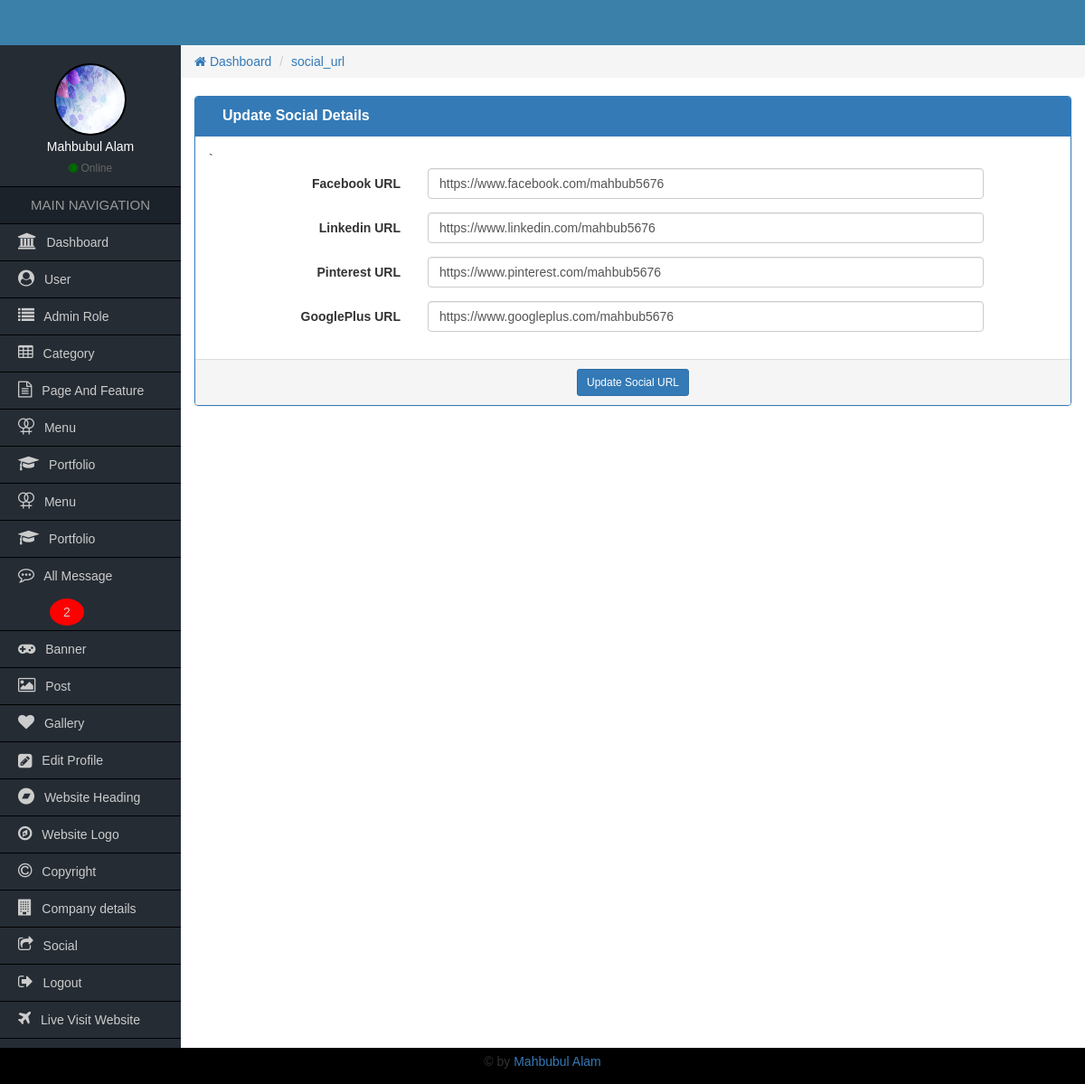
/Admin/social_url.php (signed in), run on an earlier commit of the app's database.
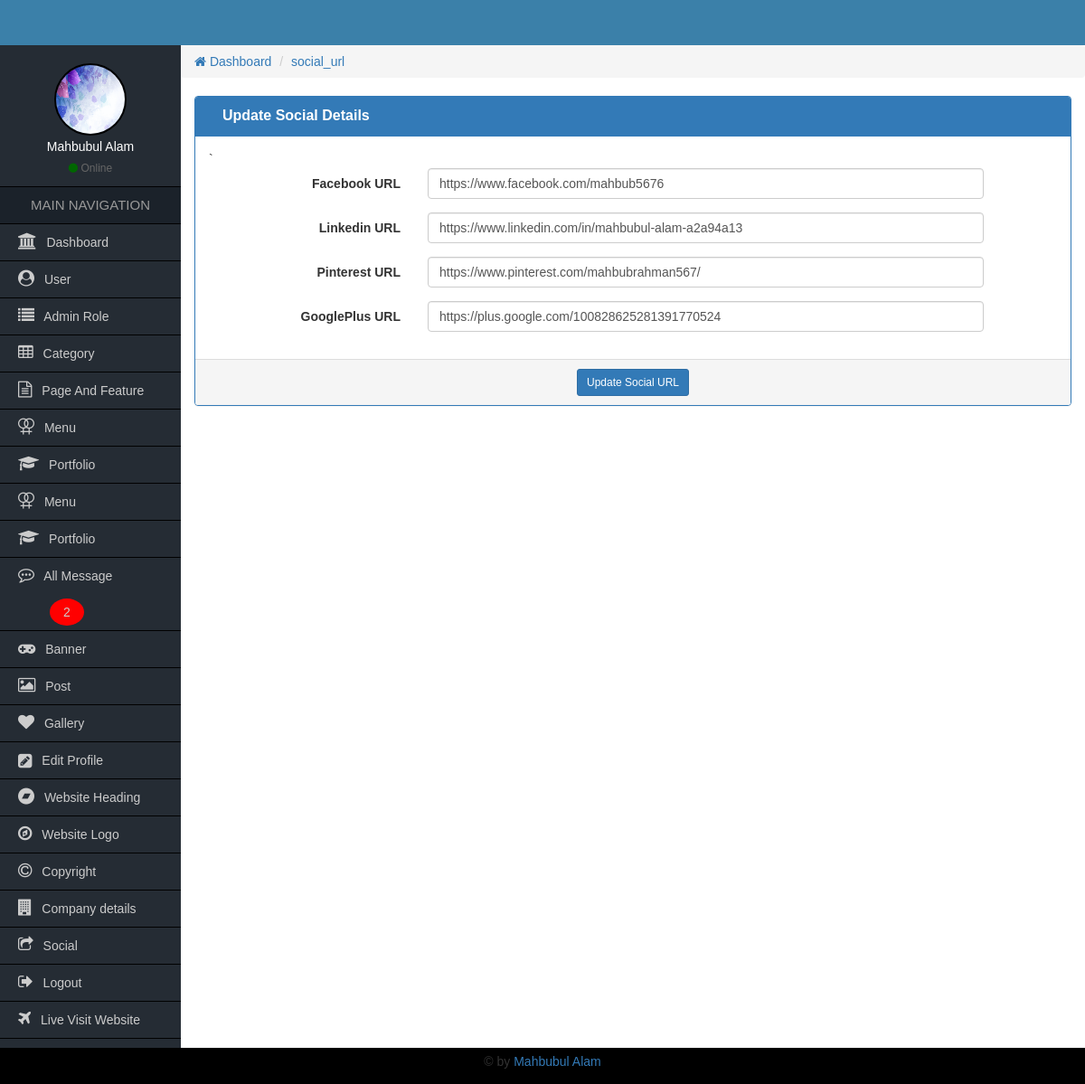
And on a later commit of the database.
### tables this page shows
CREATE TABLE `tbl_description` (
  `value` varchar(20) NOT NULL,
  `website_heading` varchar(100) NOT NULL,
  `companyName` varchar(40) NOT NULL,
  `companyAddress` varchar(70) NOT NULL,
  `companyPhone` varchar(35) NOT NULL,
  `companyEmail` varchar(35) NOT NULL,
  `copyright` varchar(30) NOT NULL,
  `facebookUrl` varchar(50) NOT NULL,
  `twitterUrl` varchar(50) NOT NULL,
  `linkedinUrl` varchar(50) NOT NULL,
  `pinterestUrl` varchar(50) NOT NULL,
  `googleplusUrl` varchar(50) NOT NULL,
  `websiteLogo` varchar(100) NOT NULL,
  `companyOwner` varchar(50) NOT NULL
);

### Admin/functions/function.php (called while the page is built, shortened)
<?php
    function getHeader(){
        require_once "inc/header.php";
    }
    function getSidebar(){
            require_once "inc/sidebar.php";
        }
    function getBread(){
            require_once "inc/bread.php";
        }
    function getFooter(){
            require_once "inc/footer.php";
        }
    function getCurrentPage() {
    $link = explode('/', $_SERVER['PHP_SELF']);
    $page = $link[count($link) - 1];
    $page = explode('.',$page);
    $page = $page[0];
    return $page;
}
?>

### Admin/social_url.php (the view, shortened to what this page needs)
<?php
require_once "functions/function.php";
?>
<?php
getHeader();
getSidebar();
getBread();
?>
<div class="col-md-12">
    <form class="form-horizontal" action="" method="post">
        <div class="panel panel-primary">
            <div class="panel-heading">
                <div class="col-md-9 heading_title">
                    Update Social Details
                </div>
                <div class="col-md-3 text-right">
                </div>
                <div class="clearfix"></div>
            </div>
            <div class="panel-body">
                <?php
                $query = "SELECT * FROM tbl_description WHERE value='social_url'";
                $socialResult = mysqli_query($con,$query);
                if($socialResult){
                $result = mysqli_fetch_array($socialResult);
                ?>`
                <div class="form-group">
                    <label for="" class="col-sm-3 control-label">Facebook URL</label>
                    <div class="col-sm-8">
                        <input type="text" name="facebookUrl" class="form-control" value="<?=$result['facebookUrl'];?>">
                    </div>
                </div>
                <div class="form-group">
                    <label for="" class="col-sm-3 control-label">Linkedin URL</label>
                    <div class="col-sm-8">
                        <input type="text" name="linkedinUrl" class="form-control" value="<?=$result['linkedinUrl'];?>">
                    </div>
                </div>
                <div class="form-group">
                    <label for="" class="col-sm-3 control-label">Pinterest URL</label>
                    <div class="col-sm-8">
                        <input type="text" name="pinterestUrl" class="form-control" value="<?=$result['pinterestUrl'];?>">
                    </div>
                </div>
                <div class="form-group">
                    <label for="" class="col-sm-3 control-label">GooglePlus URL</label>
                    <div class="col-sm-8">
                        <input type="text" name="googleplusUrl" class="form-control" value="<?=$result['googleplusUrl'];?>">
                    </div>
                </div>
            </div>
            <div class="panel-footer text-center">
                <button class="btn btn-sm btn-primary">Update Social URL</button>
            </div>
            <?php } ?>
        </div>
    </form>
</div>
<?php
getFooter();
?>

### Admin/inc/header.php (shortened to what this page needs)
<!DOCTYPE html>
<html lang="en">
  <head>
    <link type="text/css" rel="stylesheet" href="css/font-awesome.min.css"/>
    <link type="text/css" href="css/bootstrap.min.css" rel="stylesheet">
    <link type="text/css" rel="stylesheet" href="css/style.css"/>
  </head>
  <body>
  	<div class="container-fluid header_full">
    	<div class="container header">
        </div>
    </div>
    <div class="container-fluid content_full">
        <div class="row">

### Admin/inc/sidebar.php
<div class="col-md-2 sidebar pd0">
            	<div class="side_user">
                   <?php
                      $userId = $_SESSION['userId'];
                      $query = "SELECT * FROM tbl_admin_user WHERE userId='$userId'";
                      global $con;
                      $result = mysqli_query($con,$query);
                      $resultAdmin = mysqli_fetch_array($result);
                      if($resultAdmin['userImage'] != NULL){
                    ?>
                	<img class="img-responsive" src="uploads/<?=$resultAdmin['userImage'];?>"/>
                   <?php }else{ ?>
                	<img class="img-responsive" src="images/avatar.png"/>
                   <?php } ?>
                    <h4><?=$resultAdmin['userName'];?></h4>
                    <span><i class="fa fa-circle"></i> Online</span>
                </div>
                <h2>MAIN NAVIGATION</h2>
                <ul>
                	<li><a href="index.php"><i class="fa fa-university"></i> Dashboard</a></li>
                   <?php if($_SESSION['roleId'] <= 2){ ?>
                        <li><a href="allUser.php"><i class="fa fa-user-circle"></i> User</a></li>
                        <li><a href="allAdminRole.php"><i class="fa fa-list"></i> Admin Role</a></li>
                    <?php } ?>
                    <?php if($_SESSION['roleId'] <= 4){ ?>
                        <li><a href="allCategory.php"><i class="fa fa-table"></i> Category</a></li>
                        <li><a href="allPageAndFeature.php"><i class="fa fa-file-text-o"></i> Page And Feature</a></li>
                    <?php } ?>
                    <?php if($_SESSION['roleId'] <= 3){ ?>
                       <li><a href="allMenu.php"><i class="fa fa-venus-double" aria-hidden="true"></i> Menu</a></li>
                       <li><a href="allPortfolio.php"><i class="fa fa-graduation-cap" aria-hidden="true"></i> Portfolio</a></li>
                       <li><a href="allPage.php"><i class="fa fa-venus-double" aria-hidden="true"></i> Menu</a></li>
                       <li><a href="allPortfolio.php"><i class="fa fa-graduation-cap" aria-hidden="true"></i> Portfolio</a></li>
                       <?php
                            global $con;
                            $query = "SELECT * FROM tbl_contact WHERE contactStatus='1'";
                            $messageResult = mysqli_query($con,$query);
                            $count = mysqli_num_rows($messageResult);
                        ?>
                        <li><a href="allMessage.php"><i class="fa fa-commenting-o"></i> All Message <?php if($count > 0){?><span style="border-radius:50%;background-color:red;padding:7px 15px;margin-left:35px;"><?=$count;?></span><?php }?></a></li>
                    <?php } ?>
                    <li><a href="allBanner.php"><i class="fa fa-gamepad"></i> Banner</a></li>
                    <li><a href="allPost.php"><i class="fa fa-image"></i> Post</a></li>
                    <li><a href="allGallery.php"><i class="fa fa-heart"></i> Gallery</a></li>
                    <li><a href="userProfileMenu.php?userEditId=<?php echo $_SESSION['userId'];?>"><i class="fa fa-pencil-square fa-lg"></i> Edit Profile</a></li>
                    <?php if($_SESSION['roleId'] <= 2){ ?>
                        <li><a href="website_heading.php"><i class="fa fa-bandcamp"></i> Website Heading</a></li>
                        <li><a href="website_logo.php"><i class="fa fa-compass" aria-hidden="true"></i> Website Logo</a></li>
                        <li><a href="website_copyright.php"><i class="fa fa-copyright"></i> Copyright</a></li>
                        <li><a href="company_details.php"><i class="fa fa-building" aria-hidden="true"></i> Company details</a></li>
                        <li><a href="social_url.php"><i class="fa fa-share-square-o"></i> Social</a></li>
                    <?php } ?>
                    <li><a href="logout.php"><i class="fa fa-sign-out"></i> Logout</a></li>
                    <li><a href="../index.php" target="_blank"><i class="fa fa-plane"></i> Live Visit Website</a></li>
                </ul>
            </div>

### Admin/inc/bread.php
<div class="col-md-10 admin-part pd0">
    <ol class="breadcrumb">
        <li><a href="index.php"><i class="fa fa-home"></i> Dashboard</a></li>
        <li><a href="#"><?php echo getCurrentPage(); ?></a></li>
    </ol>

### Admin/inc/footer.php (shortened to what this page needs)
</div>
</div>
</div>
<div class="container-fluid footer_full">
    <div class="container footer">
        <div class="row">
            <p align="center" style="margin-top:5px;">&copy; by <a href="#">Mahbubul Alam</a></p>
        </div>
    </div>
</div>
</body>
</html>

### Admin/css/style.css (style rules this page uses)
* { margin:0px; padding:0px; outline:0px; }
img { border:0px; }
ul, ol { list-style-type:none; }
a { text-decoration:none; }
.pd0 { padding-left:0px; padding-right:0px; padding-top:0px; padding-bottom:0px; }
body { font-family:Verdana, Geneva, sans-serif; }
.header_full { background:#3b80a9; }
.header { height:50px; }
.sidebar { background-color:#252c34; min-height:600px; }
.side_user { text-align:center; color:#fff; padding:20px 0px 10px; border-bottom:1px solid #000; }
.side_user img { width:80px; height:80px; border:2px solid #000; border-radius:50%; display:inline-block; }
.side_user h4 { font-size:14px; margin:5px 0px; }
.side_user span { color:#666; font-size:12px; }
.side_user span i { color:#060; }
.sidebar h2 { font-size:15px; text-align:center; margin:0px; line-height:40px; background-color:#1b222a; color:#999; border-bottom:1px solid #000; }
.sidebar ul li a { font-size:14px; color:#CCC; line-height:40px; padding-left:20px; display:block; border-bottom:1px solid #000; }
.sidebar ul li a i { font-size:18px; padding-right:7px; }
.footer_full { background-color:#000; }
.footer { height:40px; }
.heading_title { font-size:16px; font-weight:bold; }

What changed in the data, as far as the page shows it:
changed tbl_description "https://www.facebook.com/mahbub5676": linkedinUrl "https://www.linkedin.com/mahbub5676" → "https://www.linkedin.com/in/mahbubul-alam-a2a94a13"; pinterestUrl "https://www.pinterest.com/mahbub5676" → "https://www.pinterest.com/mahbubrahman567/"; googleplusUrl "https://www.googleplus.com/mahbub5676" → "https://plus.google.com/100828625281391770524"
